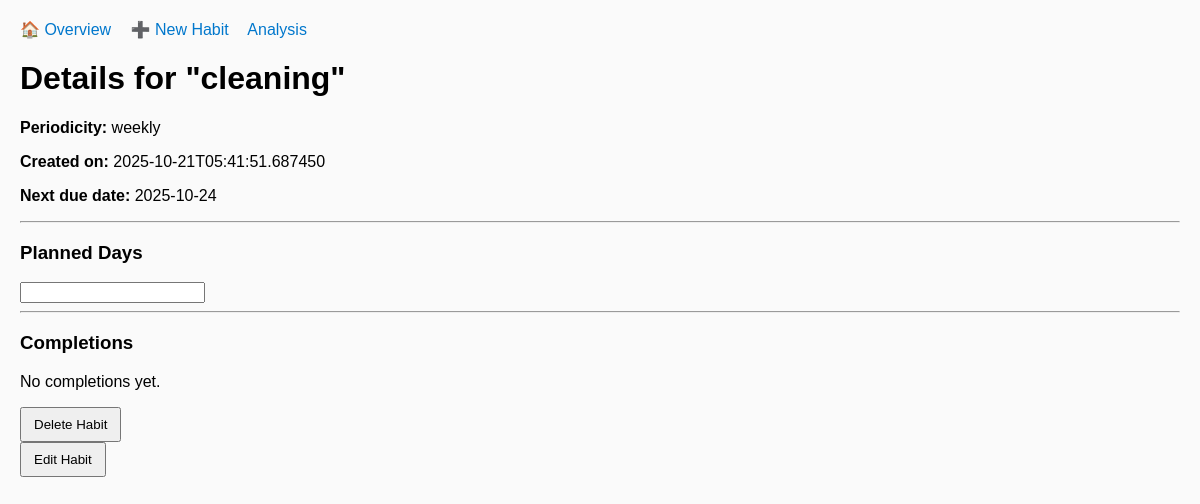
The app's page /habit/17, older data.
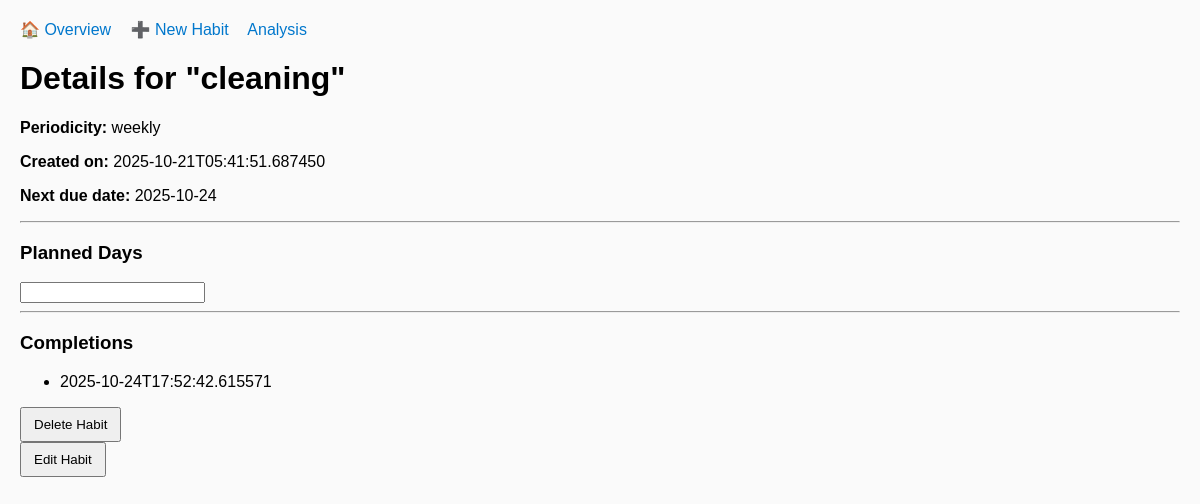
The same page, newer data.
### tables this page shows
CREATE TABLE completions (
            id INTEGER PRIMARY KEY AUTOINCREMENT,
            habit_id INTEGER NOT NULL,
            completed_at TEXT NOT NULL,
            FOREIGN KEY (habit_id) REFERENCES habits (id)
        );

### app.py (the view)
@app.route("/habit/<int:habit_id>")
def habit_detail(habit_id):
    habit = manager.get_habit_by_id(habit_id)
    if not habit:
        return "Habit not found", 404
    selected_dates = habit.active_days if habit.active_days else []
    completions = manager.get_completions(habit_id)
    return render_template("detail.html", habit=habit, selected_dates=selected_dates, completions=completions)

### habit.py (called while the page is built)
    @classmethod
    def from_row(cls, row):
        return cls(**dict(row))

### habit_manager.py (called while the page is built)
    def get_habit_by_id(self, habit_id):
        conn = get_connection()
        c = conn.cursor()
        c.execute("SELECT * FROM habits WHERE id = ?", (habit_id,))
        row = c.fetchone()
        conn.close()
        return Habit.from_row(row) if row else None

    def get_completions(self, habit_id):
        conn = get_connection()
        c = conn.cursor()
        c.execute("SELECT completed_at FROM completions WHERE habit_id = ? ORDER BY completed_at", (habit_id,))
        rows = [r["completed_at"] for r in c.fetchall()]
        conn.close()
        return rows

### storage.py (called while the page is built)
def get_connection():
    conn = sqlite3.connect(DB_NAME, timeout=10)
    conn.row_factory = sqlite3.Row
    return conn

### templates/detail.html (shortened to what this page needs)
{% extends "base.html" %}
{% block content %}
<h1>Details for "{{ habit.name }}"</h1>
<div class="habit-info">
    <p><strong>Periodicity:</strong> {{ habit.periodicity }}</p>
    <p><strong>Created on:</strong> {{ habit.created_at }}</p>
    <p><strong>Next due date:</strong> {{ habit.due_date or '–' }}</p>
</div>
<hr>
<h3>Planned Days</h3>
<input type="text" id="habit_calendar" readonly>
<hr>
<h3>Completions</h3>
{% if completions %}
    <ul>
    {% for c in completions %}
        <li>{{ c }}</li>
    {% endfor %}
    </ul>
{% else %}
    <p>No completions yet.</p>
{% endif %}
<form action="{{ url_for('delete_habit_route', habit_id=habit.id) }}" onsubmit="return confirm('Do you really want to delete this habit?');">
    <button type="submit" class="btn btn-danger">Delete Habit</button>
</form>
<form action="{{ url_for('edit_habit', habit_id=habit.id) }}">
    <button type="submit" class="btn btn-danger">Edit Habit</button>
</form>
{% endblock %}

Row changes from the older to the newer data that the page shows:
added completions: completed_at "2025-10-24T17:52:42.615571"
Text that changed along with them:
text no longer shown: "No completions yet."
